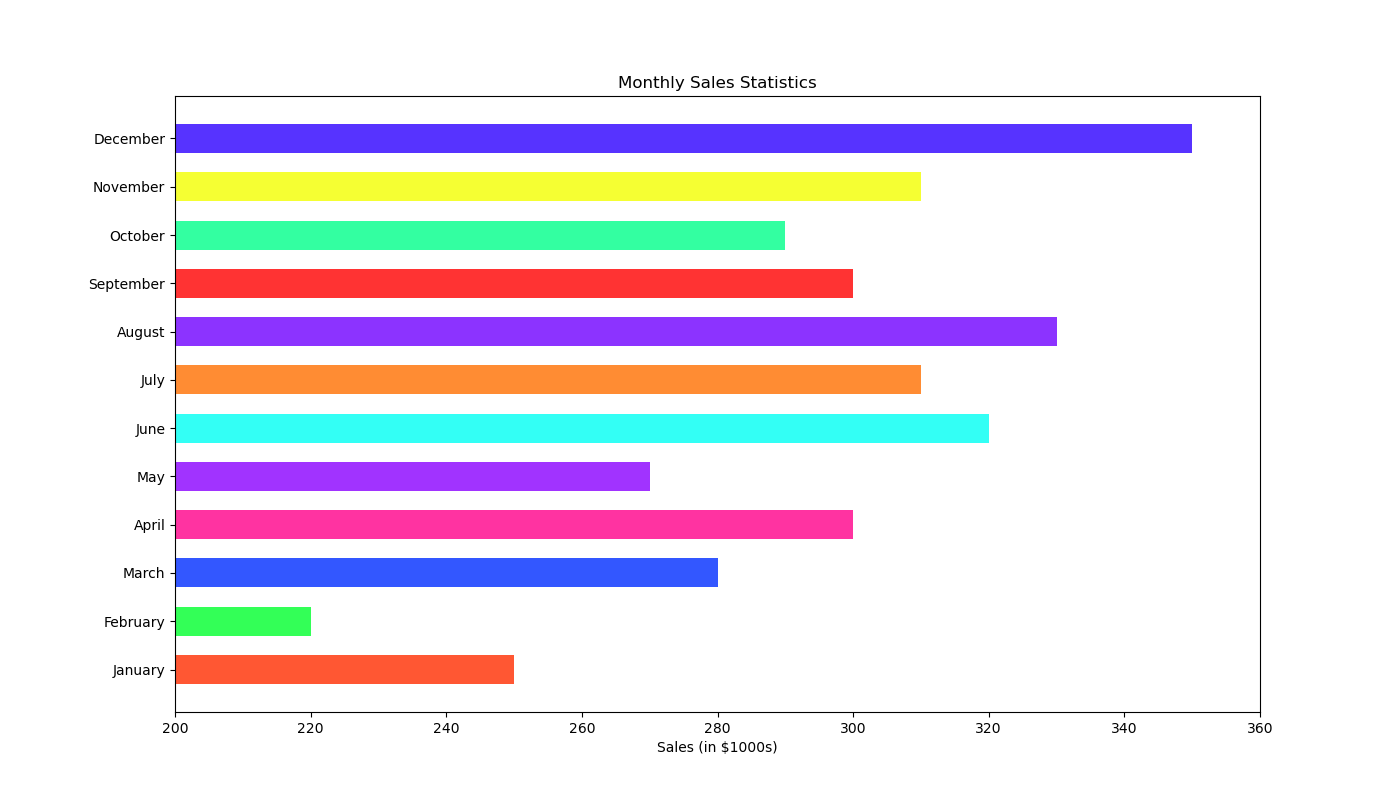

Write Python code to recreate this figure.

import matplotlib.pyplot as plt

# Data
events = [
    'January', 'February', 'March', 'April', 'May', 'June', 
    'July', 'August', 'September', 'October', 'November', 'December'
]
sales = [250, 220, 280, 300, 270, 320, 310, 330, 300, 290, 310, 350]

# Plotting the bar chart
plt.figure(figsize=(14, 8))
plt.barh(events, sales, height=0.6, color=[
    '#FF5733', '#33FF57', '#3357FF', '#FF33A1', 
    '#A133FF', '#33FFF5', '#FF8C33', '#8C33FF', 
    '#FF3333', '#33FFA1', '#F5FF33', '#5733FF'
])

# Customizing the plot
plt.xlabel('Sales (in $1000s)')
plt.title('Monthly Sales Statistics')
plt.xlim(200, 360)

# Show the plot
plt.show()
